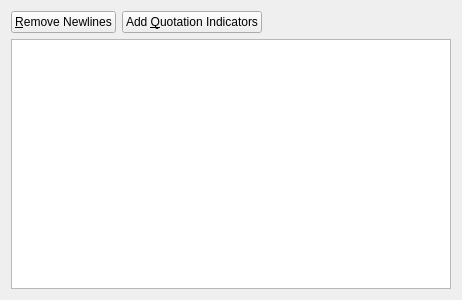
<?xml version="1.0" encoding="UTF-8"?>
<ui version="4.0">
 <class>PasteEditor</class>
 <widget class="QWidget" name="PasteEditor">
  <property name="geometry">
   <rect>
    <x>0</x>
    <y>0</y>
    <width>462</width>
    <height>300</height>
   </rect>
  </property>
  <property name="windowTitle">
   <string>Paste Editor</string>
  </property>
  <layout class="QGridLayout" name="gridLayout">
   <item row="0" column="0">
    <widget class="KPushButton" name="m_removeNewlinesButton">
     <property name="text">
      <string>&amp;Remove Newlines</string>
     </property>
    </widget>
   </item>
   <item row="0" column="1">
    <widget class="KPushButton" name="m_addQuotesButton">
     <property name="text">
      <string>Add &amp;Quotation Indicators</string>
     </property>
    </widget>
   </item>
   <item row="0" column="2">
    <spacer name="horizontalSpacer">
     <property name="orientation">
      <enum>Qt::Horizontal</enum>
     </property>
     <property name="sizeHint" stdset="0">
      <size>
       <width>139</width>
       <height>20</height>
      </size>
     </property>
    </spacer>
   </item>
   <item row="1" column="0" colspan="3">
    <widget class="KTextEdit" name="m_textEditor"/>
   </item>
  </layout>
 </widget>
 <customwidgets>
  <customwidget>
   <class>KPushButton</class>
   <extends>QPushButton</extends>
   <header>kpushbutton.h</header>
  </customwidget>
  <customwidget>
   <class>KTextEdit</class>
   <extends>QTextEdit</extends>
   <header>ktextedit.h</header>
  </customwidget>
 </customwidgets>
 <resources/>
 <connections/>
</ui>
